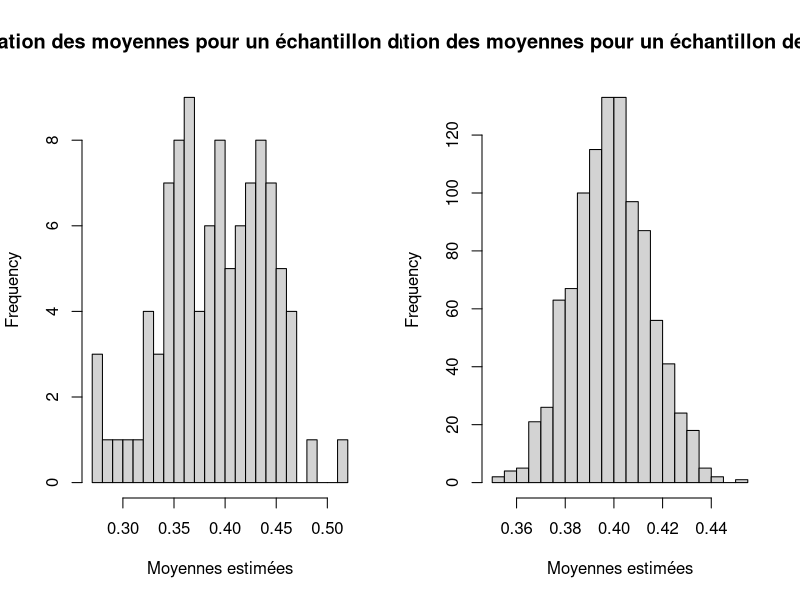
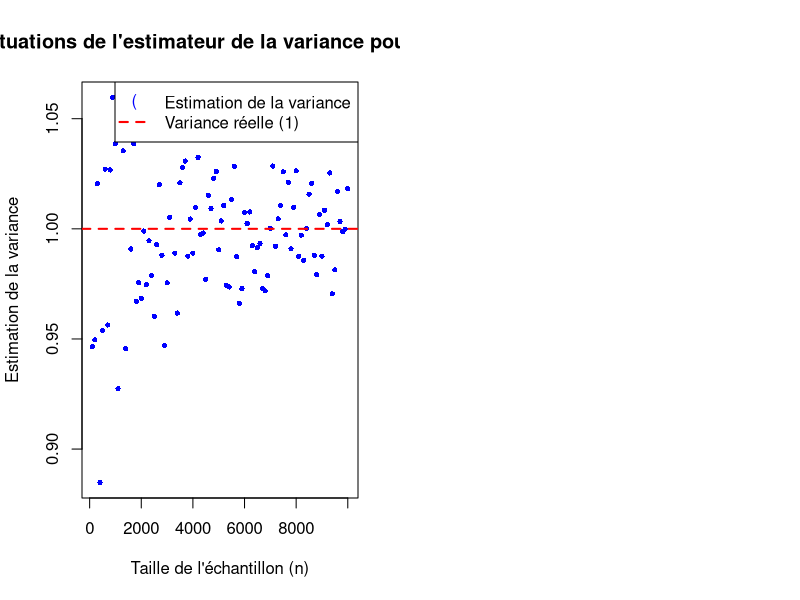

These figures' R source, in order:
#####################################################################################################################################################
#                                                 Mickael COQUERELLE , 28 septembre 2024                                                                    #
#                                             Statistiques descriptives et inférentielles                                                           #
#  Construction d'une simulation empirique pour illustrer la fluctuation échantillonalle (chapitre2) et la convergence des estimateurs (chapitre 3) #
#####################################################################################################################################################

# L'objectif pour nous est d'illustrer la convergence d'un estimateur vers le paramètre donné pour une loi usuelle donnée :
# X ~ B(pi)  ; X ~ B(n,pi)  ; X ~ N(mu,sigma)
# L'étude d'une variable aléatoire donnée X pour un estimateur  de pi(x), de V(X) ou de E(X).
# On monte un petit programme de simulation échantillonnalle (basé sur la structure itérative for pour chacun des cas avec les consignes du cours :

##################################################################################
#               Cas d'une proportion pi^ comme estimateur                        #
#         Représentation des fluctuations empiriques  de l'estimateur            #
##################################################################################
# n ICI est une série de tirage  qui correspond à une expérience
# Simulation pour n = 100 et n = 1000 avec 1000 répétitions :

  pi <- 0.4               # Probabilité de succès de la loi de Bernoulli (P(x =1) à l'inverse l'échec P(x=0))
  nSimulationsA <- 100    # Nombre de répétitions de l'expérience A (n = 100)
  nAbin <- 100            # Taille de l'échantillon pour l'expérience A (n = 100)
  nSimulationsB <- 1000   # Nombre de répétitions de l'expérience B (n = 1000)
  nBbin <- 1000           # Taille de l'échantillon pour l'expérience B (n = 1000)

# Vecteurs de stockage pour stocker les moyennes estimées
  mu_estim_Abin <- numeric(nSimulationsA)
  mu_estim_Bbin <- numeric(nSimulationsB)
  
# Simulations pour un échantillon de taille 100
  for (i in 1:nSimulationsA) {
    Tirage_bernoulli <- rbinom(nAbin, 1, pi)  # Chaque tour de boucle fait un tirage de Bernoulli jusqu'a nSimulationsA
    mu_estim_Abin[i] <- mean(Tirage_bernoulli)# La moyenne des tirages est recalculés à chaque tour de boucle jussqu'a nSimulationsA
  }
# Simulations pour un échantillon de taille 1000
  for (i in 1:nSimulationsB) {
    Tirage_bernoulli <- rbinom(nBbin, 1, pi)  # Chaque tour de boucle fait un tirage de Bernoulli jusqu'a nSimulationsB
    mu_estim_Bbin[i] <- mean(Tirage_bernoulli)# La moyenne des tirages est recalculés à chaque tour de boucle jussqu'a nSimulationsB
  }
  
# Calcule des moyennges générales des nSimulations respectives :
  mdem_Abin <- mean(mu_estim_Abin)  # Moyenne des moyennes de nAbin
  mdem_Bbin <- mean(mu_estim_Bbin)# Moyenne des moyennes de nBbin
  
  print(paste("Moyenne estimée pour un échantillon de taille 100 : ", mdem_Abin))
  print(paste("Moyenne estimée pour un échantillon de taille 1000 : ", mdem_Bbin))
  
# Affichage des fluctuations par des histogrammes
  par(mfrow = c(1, 2)) #Découpage de l'écran de sortie, vu en cours 
  hist(mu_estim_Abin, main = "Fluctuation des moyennes pour un échantillon de taille 100", 
       xlab = "Moyennes estimées", breaks = 20)
  hist(mu_estim_Bbin, main = "Fluctuation des moyennes pour un échantillon de taille 1000", 
       xlab = "Moyennes estimées", breaks = 20)
  
# Conclusion  :
# Plus la taille n de l'expérience est grande , moins l'estimateur est biaisé. 
# La variabilité des moyennes estimées diminue avec l'augmentation de la taille de n.
  
# L'estimateur pi^ converge vers la vraie valeur de pi au fur et à mesure que la taille de l'échantillon augmente.
# Cette convergence est plus rapide pour des expérience de plus grande taille, (c'est cohérent avec la loi des grands nombres).
  
##################################################################################
#                    Cas d'une moyenne comme estimateur                         #
##################################################################################

# Définition des paramètres initiaux à renseigner pour chaque cas de simulation :
  Exm <- 2          # Moyenne mu paramètre de N pour le cas d'une moyenne
  Sigmam <- sqrt(4) # Ecart-type définit comme la racine carré de la variance

# Simulation pour différentes valeurs de n et estimation de la moyenne :
  n_diff <- c(10, 100, 300, 500, 1000,10000) # On peut stocker dans un vecteur les différentes tailles des réalisations.
  moy_estime <- numeric(length(n_diff))

# On peut passer par une boucle for pour itérer sur les différentes tailles de réalisation.
  for (i in 1:length(n_diff)) {
  n <- n_diff[i]           # On cherche à itérer sur chaque position i du vecteur n_diff pour tester nos différentes tailles de n 
  X <- rnorm(n,Exm,Sigmam)  # Génération de notre loi normale pour le n courant d'indice i.
  moy_estime[i] <- mean(X) # Génération de l'estimation de la moyenne courante sur la base de la loi normale du n d'indice i.     
}

  moy_estime  # Affichage de toutes les réalisations de nos moyennes pour n de différentes tailles, ici 5 dans n_diff.

#En répétant le script, on observe des moyennes estimées différentes, ce qui illustre la fluctuation échantillonnale pour un nn fixé.
#On remarque surtout que, plus la taille nn de l'échantillon augmente, plus notre estimateur μ^ converge vers la valeur théorique 
#de la moyenne μ=2

#Autre chose , la distribution Gaussienne devient plus « précise » avec l'augmentation de n, car elle tend à être plus 
  #concentrée autour de μ, avec une symétrie renforcée. Cela se reflète par une courbe ayant moins de modes et
  #une étendue de valeurs réduite sur l'axe des abscisses, ce qui resserre les observations autour de la moyenne.
  
  ##################################################################################
  #                    Cas d'une variance comme estimateur                         #
  ##################################################################################
  # Paramètres de la loi normale centrée réduite
  mu <- 0
  sigma <- 1
  
  ite1 <- 100   # Début de l'itération
  ite2 <- 10000 # Fin de l'itération
  
  # Générer un vecteur n_diff avec un pas de 100
  n_diff <- seq(ite1, ite2, by = 100)
  
  # Vecteur pour stocker les estimations de la variance à chaque itération de notre boucle for en dessous : 
  var_estime <- numeric(length(n_diff)) # nulméric c'est une fonction qui créer un vecteur numérique ... dpnc la de la taille de ndiff
  
  # Boucle for sur le vecteur n_diff
  for (i in 1:length(n_diff)) {
    n <- n_diff[i]             # Obtenir la valeur de n pour l'itération courante (n stocke la taille courante de l'échantillon +100)
    X <- rnorm(n, mu, sigma)   # Générer une réalisation de loi normale à chaque i.
    var_estime[i] <- var(X)    # Estimer la variance de X et la stocker directement dans notre vecteur à l'indice i
  }
  
  # Affichage des fluctuations de l'estimateur de la variance sous forme de points
  plot(n_diff, var_estime, type = "p", col = "blue", pch = 16, cex = 0.7,
       xlab = "Taille de l'échantillon (n)", ylab = "Estimation de la variance",
       main = "Fluctuations de l'estimateur de la variance pour N(0, 1)")
  abline(h = sigma^2, col = "red", lwd = 2, lty = 2)  # Ligne de la vraie variance (1)
  
  # Ajouter une légende
  legend("topright", legend = c("Estimation de la variance", "Variance réelle (1)"),
         col = c("blue", "red"), pch = c(40, NA), lwd = 2, lty = c(NA, 2))

#On s'apercoit encore que les petites tailles d'échantillons n  montre une forte dispersion des estimations de la variance.
#Conclusion : À fur et à mesure que n augmente , l'estimation de la variance va converger vers la valeur réell  e de 1.
  
# SI on veut être pratico-pratique il faut TOUJOURS se méfier d'une variance qui montre une forte dispersion devant un n petit,
#   ca n'a que peu de valeur, c'est peut être vrai ou peut etre faut. Il faut réfléchir à la taille de l'échantillon au dela de la valeur
# des parametres de dispersions.
  
  
